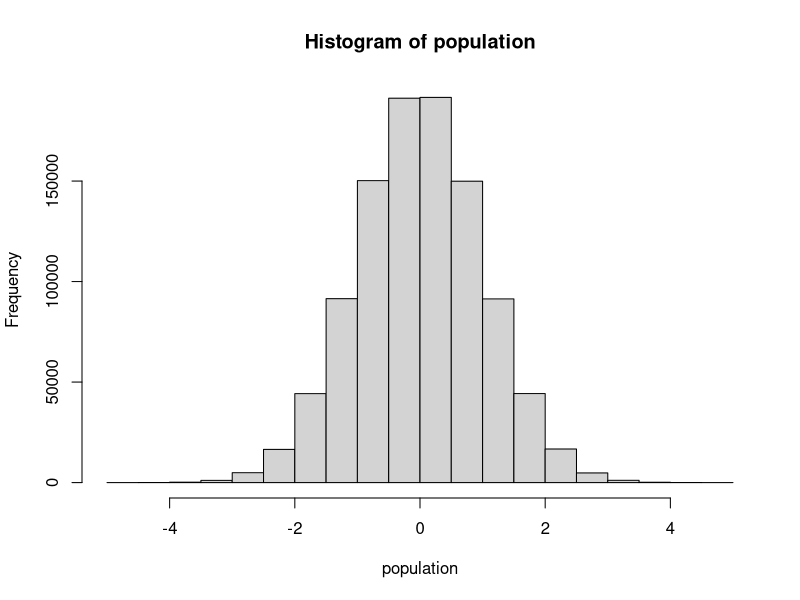
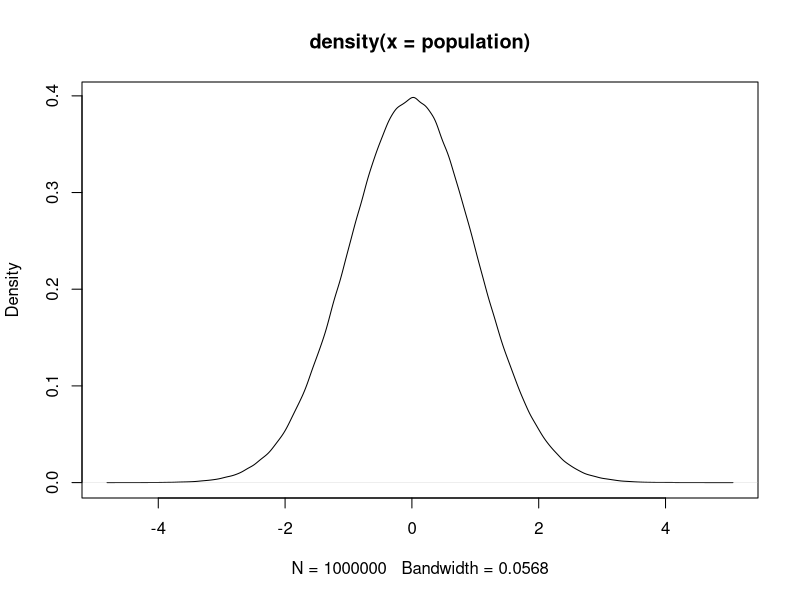
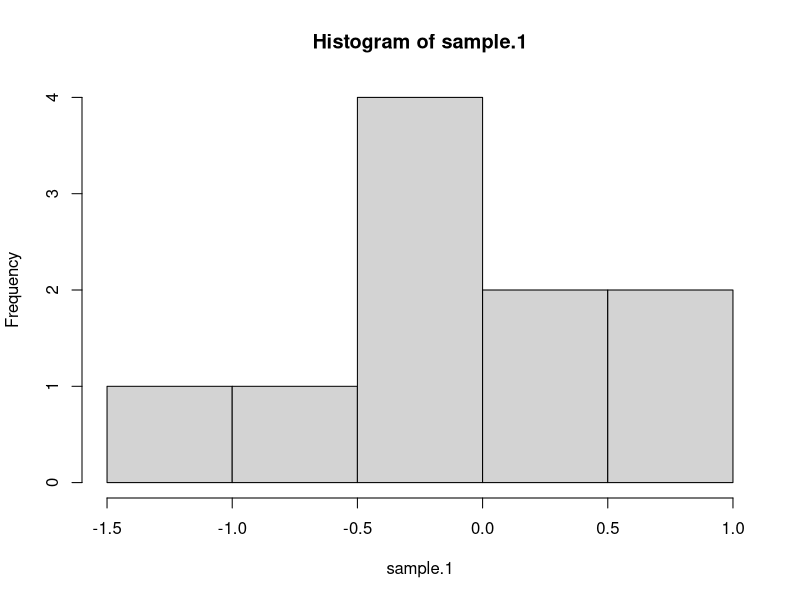
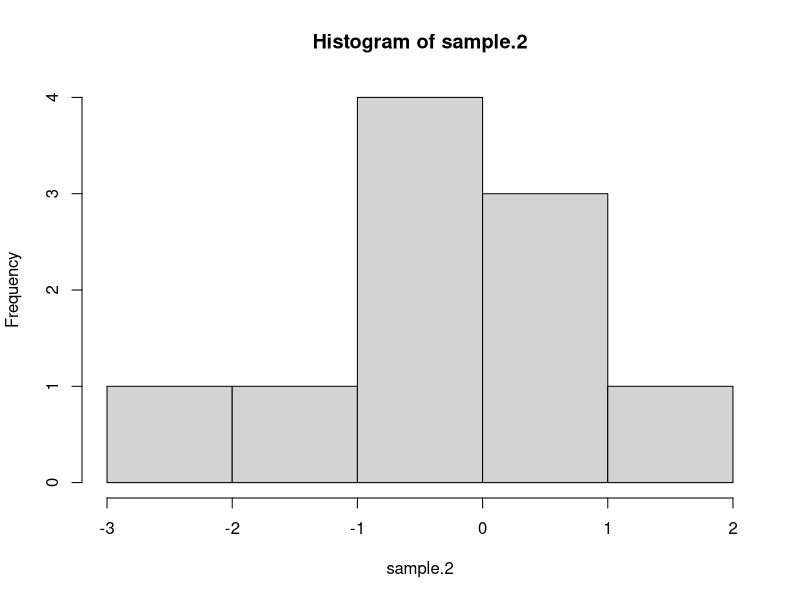
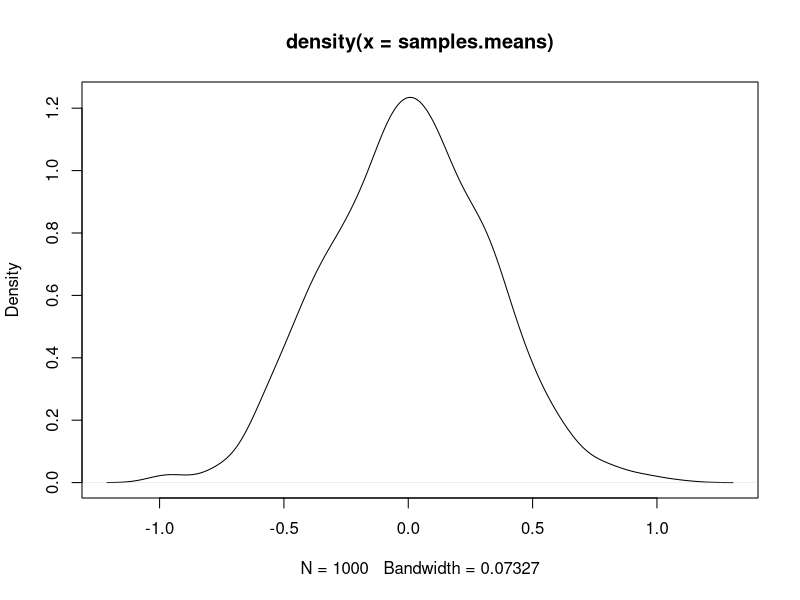
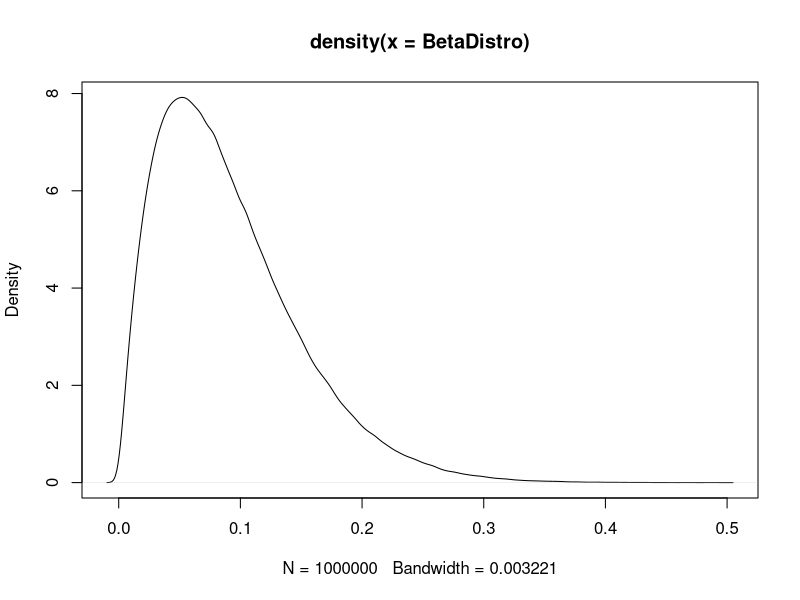
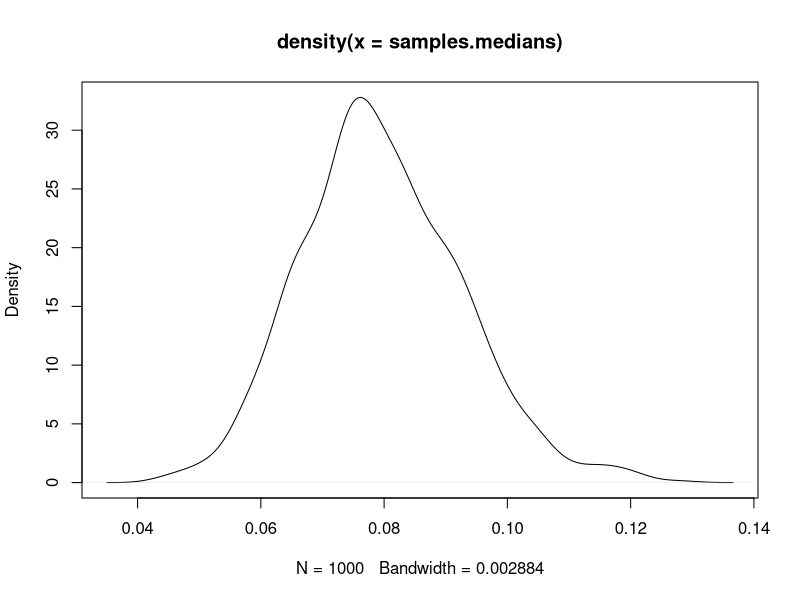

Here is the R script that generated these plots, in order:
##############################################################
#####################Boostrapping basics
##############################################################

#################################
#lets Build a normal distrobution 
################################

?rnorm #lets us build a normal distrobution with whatever mean and SD we want! 

n=1e6 #Population Size
MeanofPop = 0 
SDofPop = 1

## Build the population
population<-rnorm(n, MeanofPop, SDofPop)
hist(population)

#Build a Probability density function (just like all those in your books)
plot(density(population))


#################################
#lets sample from our population
################################

SizeofSample = 10 #we are going to take small samples from our population

?sample # This function is going to let us sample from the population. 
#We can do it with or without replacement


#sample 1 - takes the population, removes a sample, and replaces with other ones
sample.1<-sample(population, SizeofSample, replace = TRUE)
hist(sample.1)

mean(sample.1)  #mean shoud be around 0
SE.1<-sd(sample.1)/sqrt(SizeofSample) # should be around SDofPop
SE.1

Estimated.SEM<-SDofPop/sqrt(SizeofSample)



#Sample 2
sample.2<-sample(population, SizeofSample, replace = TRUE)
hist(sample.2)

mean(sample.2)
SE.2<-sd(sample.2)/sqrt(SizeofSample) # should be around SDofPop/sqrt(SizeofSample)
SE.2


#why are the two simulated SE so differnet from the estimted SE?
# Cause we only did 1 sample! Too bootstrap we need to sample with replacement 1000s of times!

# We need to build a distrobution of sample means!
# We could code it ourselves using a nested series of functions
# lets write on the board what we want to happen and then we will examine how to code it below. 

samples.means<-replicate(1000,mean(sample(population, SizeofSample, replace = TRUE))) #takes 1000 samples and calcs the means
plot(density(samples.means))
sd(samples.means) # this is actually smaller than the esimated SEM. This is actually more accurate than estimating it.   


##############################################################
#####################Boostrapping Practice 1
##############################################################

#Lets build a beta distrobution

BetaDistro<-rbeta(n, shape1=2, shape2=25, ncp = 1)
plot(density(BetaDistro))

True.Median<-median(BetaDistro)
True.Median

#Lets bootstrapp a median if this skewed distrobution.  
Sample.Size.Median = 30
samples.medians<-replicate(1000,median(sample(BetaDistro, Sample.Size.Median, replace = TRUE)))

plot(density(samples.medians))
Boot.Median<-mean(samples.medians)
Boot.Median

Percent.Off<-(abs(True.Median-Boot.Median)/True.Median)*100
Percent.Off

#How can I reduce the error? 
##Increase the sample size or the number of estimates

##############################################################
#####################Boostrapping a Correlation
##############################################################

# lets pretend you had 20 people on two scales and you wanted to correlate their data: 
set.seed(666)
n=20
Corr.data <- data.frame(y = runif(n), x = runif(n))
Corr.data

# Original correlation
with(Corr.data, cor(x, y))
# So basically a weak relationship, lets examine CIs around the correlation

# Our function that will be used to feed into 
boot_corr <- function(data, resample_vector) {
  cor(data$x[resample_vector], data$y[resample_vector])
}

library(boot)
cor_results <- boot(Corr.data, boot_corr, sim = "ordinary",R = 1000)

boot.ci(cor_results)

##############################
### Some magic stuff below ###
##############################
# Let run a difference test on the SD difference between groups using boot function
# We will look to see if the differences include zero

# lets start with Some data Group 1 and 2, had a mean of 50, but group 1 has an
# SD = 25, and group 2 SD = 12.5
N=30
set.seed(42)
DatSet<-data.frame(Group1=rnorm(N,50,25),Group2=rnorm(N,50,12.5))
summary(DatSet)
sd(DatSet$Group1)
sd(DatSet$Group2)
# We need to define our test.
boot.variance <- function(data, i) {
  SD1=sd(data$Group1[i])
  SD2=sd(data$Group2[i])
  d=(SD1-SD2)
}

Var_results <- boot(DatSet, boot.variance, sim = "ordinary",R = 1000)

boot.ci(Var_results)


# We can run a Monte-Carlo simulation as well

MonteCarlo.variance <- function(N) {
  SD1=sd(rnorm(N,50,25))
  SD2=sd(rnorm(N,50,12.5))
  d=(SD1-SD2)
  return(d)
}

sample.size=30
M.Var<-replicate(10000,MonteCarlo.variance(sample.size))

Percentle.CI.Var<-quantile(M.Var, c(.05,.5,.95))
Percentle.CI.Var

##############################################################
#####################Small Group Challange 
##############################################################

# We will form groups of 3.
# The goal is to create your own bootstrapped between subjects t-test! 
# You will 1) build populations, 2) sample from each distrobution, 3) create difference scores, 3) use the difference score to calculate the boot t.test (all by code!)
# Remember SD of the bootstrapped distrobution of scores =  SEM of that distrobution
# SO, boot.t test = mean(differences scores)/SD(differences scores) [Note this is quick and dirty version]

# I have build you one function which will help at the end
# to get the pvalues for your t-test use tis function. 
# You need to enter the t and the n as the sample size of your t-test
# Run the code to load into memory
Boot.t.pvalue<-function(boot.t, sample.size) {
  pvalue<-2*pt(-abs(boot.t),df=(sample.size*2)-2)
  return(pvalue)
}

# When you find you t-value, you just need to do this pvalue<- Boot.t.pvalue(tvalue, sample.size)




###################################
#######Task 
###################################


#Step 1: Make chart of the steps you need to follow to solve the task 
# (my headers below will help you organize your chart). 


# here are the paramters you need to run this simulation study
#Make two Normal populations!
#population 1: mean = 60 , SD = 10  
#population 2: mean = 90 , SD = 20
n=1e6 #Population Size


### Build the populations

#graph each (just to check your code)


#Sample with 10 people  from each population and do each 10000 timess 


# Get a vector of the differences between each sample mean


#plot the vector (this is the distrobution of mean differences of 1000 studies on this experiment)


# Run a boot.t test and get the pvalue


